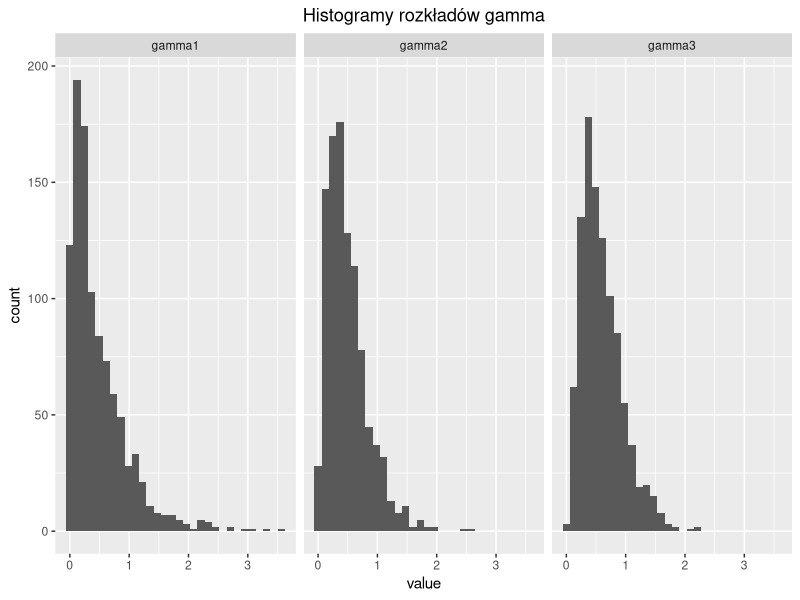
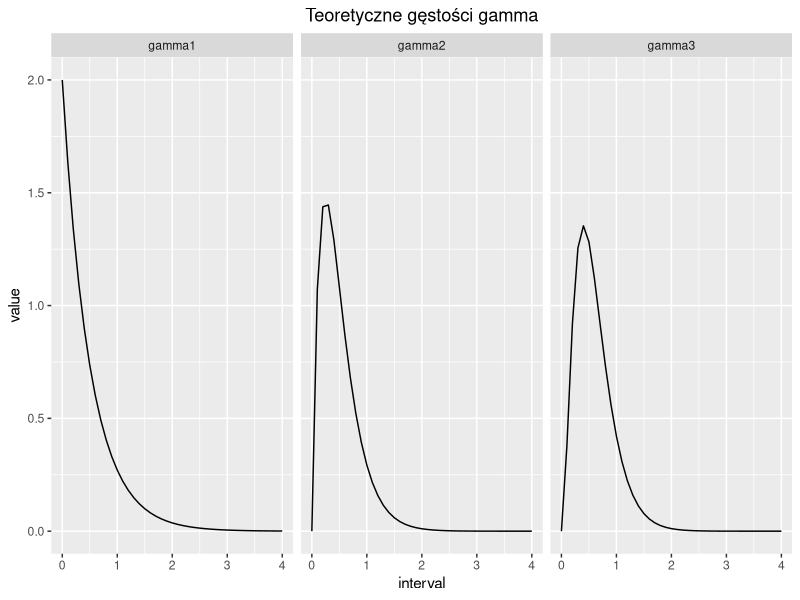
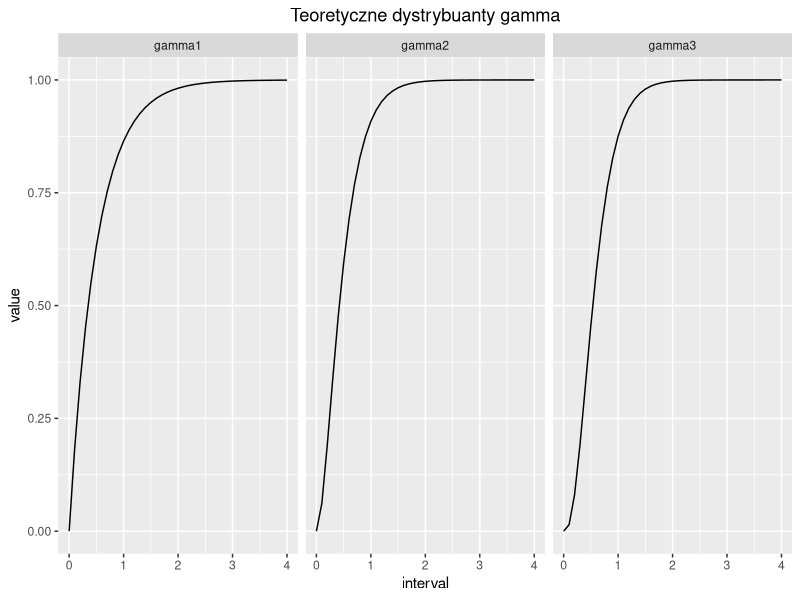
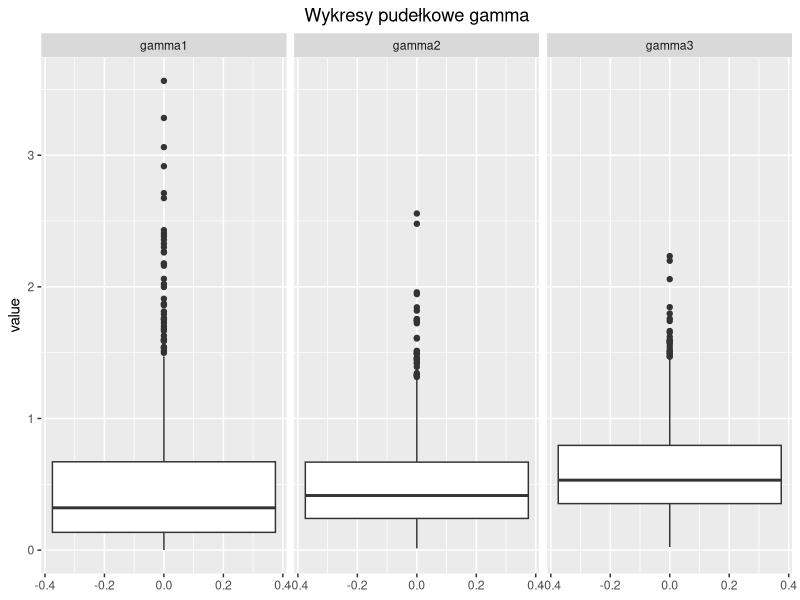
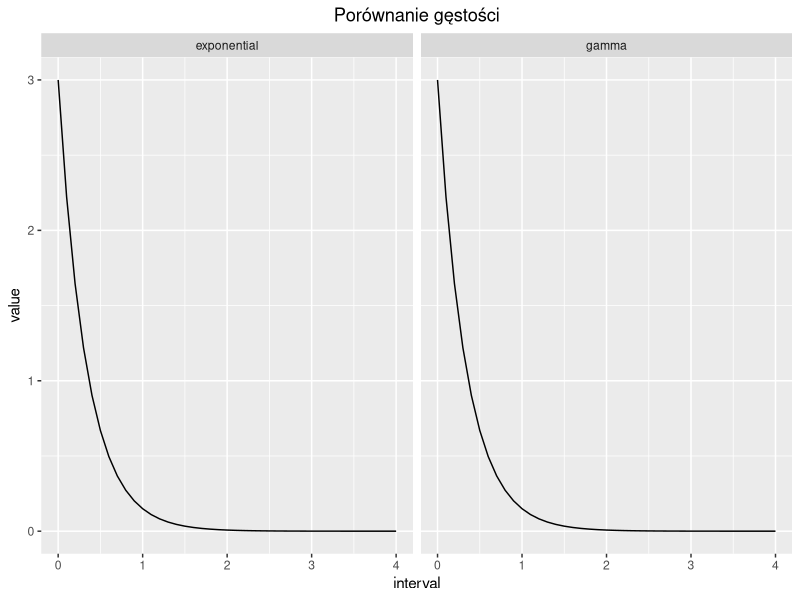
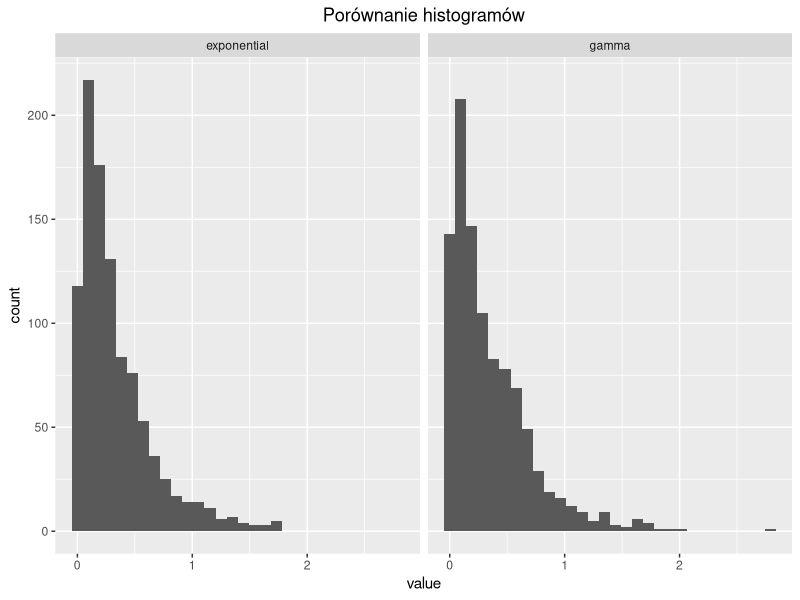
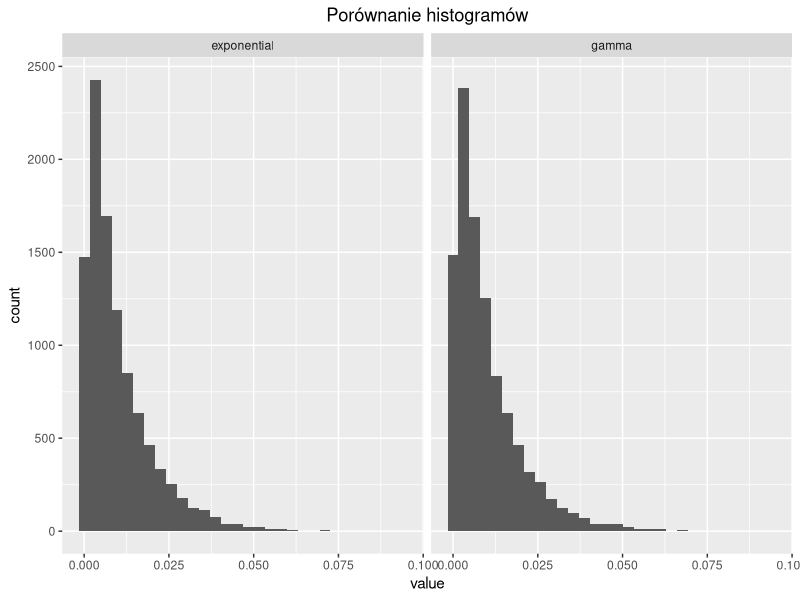
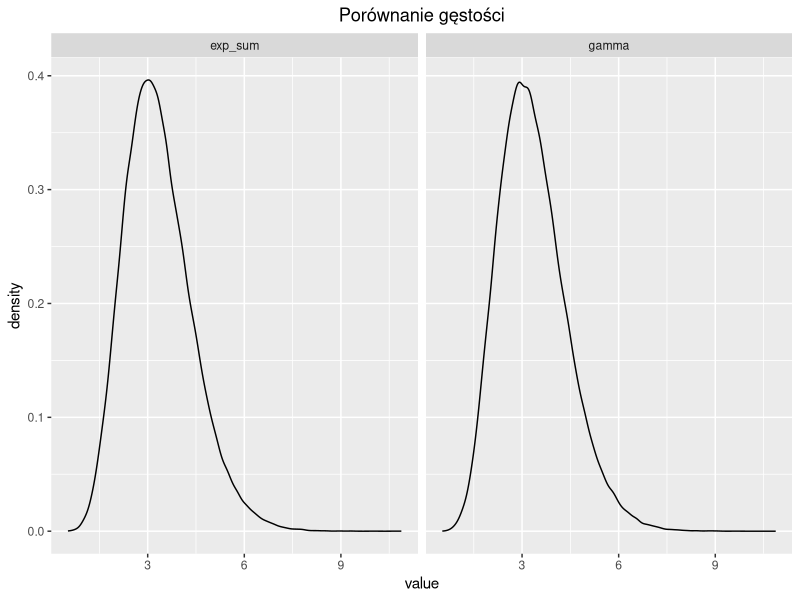

The R script that drew these images, in order:
## ---- chunk 1

library(tidyverse)
#install.packages("cowplot")

library(cowplot)
## ---- chunk 2
gamma_samples <- tibble(gamma1 = rgamma(1000, shape = 1, rate = 2), gamma2 = rgamma(1000,2,4), gamma3 = rgamma(1000,3,5)) %>% pivot_longer(c(1:3), names_to = 'sample')
## ---- chunk 3
gamma_properties <- gamma_samples %>% group_by(`sample`) %>% summarise(gamma_mean = mean(`value`), gamma_variance = var(`value`)) %>% mutate(gamma_theoritical_mean = c(1/2, 2/4, 3/5), gamma_theoritical_variance = c(1/2**2, 2/4**2, 3/5**2)) %>% relocate(gamma_variance, .after = gamma_theoritical_mean) %>% print()
## ---- chunk 4
ggplot(gamma_samples, aes(x = value)) + geom_histogram(bins = 30) + facet_wrap(~sample) + ggtitle("Histogramy rozkładów gamma") + theme(plot.title = element_text(hjust = 0.5))
## ---- chunk 5
gamma_densities <- tibble(interval =seq(0,4, 0.1)) %>% mutate(gamma1 = dgamma(interval, 1,2), gamma2 = dgamma(interval,2,4), gamma3 = dgamma(interval,3,5)) %>% pivot_longer(c(2:4), names_to = 'dens')
## ---- chunk 6
ggplot(gamma_densities, aes(x = interval, y = value)) + geom_line() + facet_wrap(~dens) +  ggtitle("Teoretyczne gęstości gamma") + theme(plot.title = element_text(hjust = 0.5))
## ---- chunk 7
gamma_dists <- tibble(interval =seq(0,4, 0.1)) %>% mutate(gamma1 = pgamma(interval, 1,2), gamma2 = pgamma(interval,2,4), gamma3 = pgamma(interval,3,5)) %>% pivot_longer(c(2:4), names_to = 'dist')
## ---- chunk 8
ggplot(gamma_dists, aes(x = interval, y = value)) + geom_line()+ facet_wrap(~dist) + ggtitle("Teoretyczne dystrybuanty gamma") + theme(plot.title = element_text(hjust = 0.5))
## ---- chunk 9
ggplot(gamma_samples, aes(x = value)) + geom_boxplot()+ facet_wrap(~sample) + coord_flip() + ggtitle("Wykresy pudełkowe gamma") + theme(plot.title = element_text(hjust = 0.5))
## ---- chunk 10
gamma_exponential_densities_comparison <- tibble(interval =seq(0,4, 0.1)) %>% mutate(gamma = dgamma(interval, rate = 3, 1), exponential = dexp(interval,3)) %>% pivot_longer(c(2:3), names_to = 'dens')

## ---- chunk 11
ggplot(gamma_exponential_densities_comparison, aes(x = interval, y = value)) + facet_wrap(~dens) + geom_line() + ggtitle("Porównanie gęstości") + theme(plot.title = element_text(hjust = 0.5))

## ---- chunk 12

gamma_exponential_histograms_comparison <- tibble(gamma = rgamma(1000, rate = 3, 1), exponential = rexp(1000,3)) %>% pivot_longer(c(1:2), names_to = 'hist')

## ---- chunk 13

ggplot(gamma_exponential_histograms_comparison, aes(x = value)) + geom_histogram(bins = 30) + facet_wrap(~hist) + ggtitle("Porównanie histogramów") + theme(plot.title = element_text(hjust = 0.5))

## ---- chunk 14

zadanie_2 <- function(l){
  if (l>0) {
      gamma_exponential_histograms_comparison <- tibble(gamma = rgamma(10000, rate = l, 1), exponential = rexp(10000,l)) %>% pivot_longer(c(1:2), names_to = 'hist')
  ggplot(gamma_exponential_histograms_comparison, aes(x = value)) + geom_histogram(bins = 30) + facet_wrap(~hist) + ggtitle("Porównanie histogramów") + theme(plot.title = element_text(hjust = 0.5))
  } else{
    print("Parametr musi być większy od 0")
  }

}

## ---- chunk 15
zadanie_2(100)
## ---- chunk 16

exp_sum <- 0

for (i in c(1:10) ){
  exp_sum = exp_sum + rexp(100000,3)
}

## ---- chunk 17
exp_sum_density <- tibble(val = exp_sum) 

gamma_sample_z3 <- tibble(val = rgamma(100000, shape =  10, rate = 3))
## ---- chunk 18

exp_sum_density_gamma_density_compared <- tibble(gamma = gamma_sample_z3$val, exp_sum = exp_sum_density$val) %>% pivot_longer(c(1:2), names_to = "density")

## ---- chunk 19

ggplot(data = exp_sum_density_gamma_density_compared, aes(x = value)) +  facet_wrap(~density) + geom_density() + ggtitle("Porównanie gęstości") + theme(plot.title = element_text(hjust = 0.5))

## ---- chunk 20
ggplot(data = exp_sum_density_gamma_density_compared, aes(x = value)) +  facet_wrap(~density) + geom_histogram() + ggtitle("Porównanie histogramów") + theme(plot.title = element_text(hjust = 0.5))
## ---- chunk 21


zadanie_3 <- function(l, k){
  if (l > 0 && k > 0) {
    
    exp_sum <- 0

    for (i in c(1:k) ){
      exp_sum = exp_sum + rexp(100000,l)
    }
    
    exp_sum_density_gamma_density_compared <- tibble(gamma = rgamma(100000, shape =  k, rate = l), exp_sum = exp_sum) %>% pivot_longer(c(1:2), names_to = "density")
    
     plot1 <- ggplot(data = exp_sum_density_gamma_density_compared, aes(x = value)) +  facet_wrap(~density) + geom_density() + ggtitle("Porównanie gęstości") + theme(plot.title = element_text(hjust = 0.5))
    plot2 <- ggplot(data = exp_sum_density_gamma_density_compared, aes(x = value)) +  facet_wrap(~density) + geom_histogram() + ggtitle("Porównanie histogramów") + theme(plot.title = element_text(hjust = 0.5))
    plot_grid(plot1, plot2, labels = "")

  }
  else{ print("Parametry muszą być dodatnie")  }
}


## ---- chunk 22
zadanie_3(3,24)
## ---- chunk 23
#k shape lambda rate
gamma_X <- tibble(val = rgamma(100000, rate = 3, shape = 5))
## ---- chunk 24
gamma_cX <- gamma_X %>% mutate(val = 10*val)
## ---- chunk 25
gamma_check <- tibble(val = rgamma(100000, rate = 3/10, shape = 5)) 
## ---- chunk 26
gamma_density_check<- tibble(gamma_cX = gamma_cX$val, gamma = gamma_check$val) %>% pivot_longer(c(1:2), names_to = "density")
## ---- chunk 27
ggplot(data = gamma_density_check, aes(x = value)) +  facet_wrap(~density) + geom_density() + ggtitle("Porównanie gęstości") + theme(plot.title = element_text(hjust = 0.5))
## ---- chunk 28
zadanie_4 <- function(l,k,c){
  if (l > 0 && k > 0 && c>0) {
    
    
    
    zadanie_4_tibble <- tibble(gamma_cX = c*rgamma(10000, rate = l, shape = k), gamma = rgamma(10000, rate = l/c, shape = k)) %>% pivot_longer(c(1:2), names_to = "density")
    
     plot1 <- ggplot(data = zadanie_4_tibble, aes(x = value)) +  facet_wrap(~density) + geom_density() + ggtitle("Porównanie gęstości") + theme(plot.title = element_text(hjust = 0.5))
    plot2 <- ggplot(data = zadanie_4_tibble, aes(x = value)) +  facet_wrap(~density) + geom_histogram() + ggtitle("Porównanie histogramów") + theme(plot.title = element_text(hjust = 0.5))
    plot_grid(plot1, plot2, labels = "")

  }
  else{ print("Parametry muszą być dodatnie")  }
}
## ---- chunk 29
zadanie_4(3,5,10)
## ---- chunk 30

gamma_sample <- tibble(val = rgamma(100000, rate = 133, shape = 120))
gauss_sample <- tibble(val = rnorm(100000, mean = 120/133, sd = sqrt(120/133^2)))
## ---- chunk 31
check<- tibble(gamma = gamma_sample$val, gauss = gauss_sample$val) %>% pivot_longer(c(1:2), names_to = "density")
## ---- chunk 32
ggplot(data = check, aes(x = value)) +  facet_wrap(~density) + geom_density() + ggtitle("Porównanie gęstości") + theme(plot.title = element_text(hjust = 0.5))
## ---- chunk 33
zadanie_5 <- function(l,k){
  if (l > 0 && k > 0) {
    
    
    
    zadanie_5_tibble <- tibble(gamma = rgamma(100000, rate = l, shape = k), gauss = rnorm(100000, mean = k/l, sd = sqrt(k/l^2))) %>% pivot_longer(c(1:2), names_to = "density")
    
    plot1 <- ggplot(data = zadanie_5_tibble, aes(x = value)) +  facet_wrap(~density) + geom_density() + ggtitle("Porównanie gęstości") + theme(plot.title = element_text(hjust = 0.5))
    plot2 <- ggplot(data = zadanie_5_tibble, aes(x = value)) +  facet_wrap(~density) + geom_histogram() + ggtitle("Porównanie histogramów") + theme(plot.title = element_text(hjust = 0.5))
    plot_grid(plot1, plot2, labels = "")

  }
  else{ print("Parametry muszą być dodatnie")  }
  
}
## ---- chunk 34
zadanie_5(1330,120)
